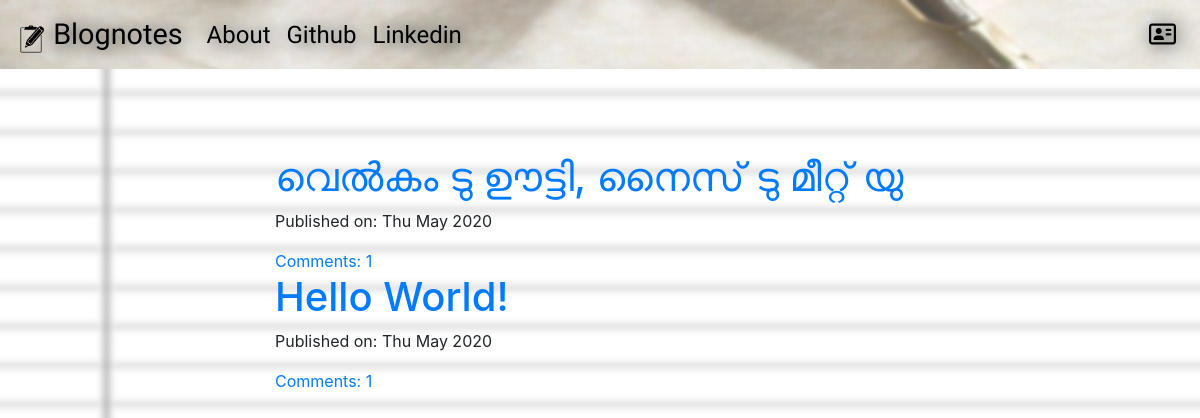
The app's page /, older data.
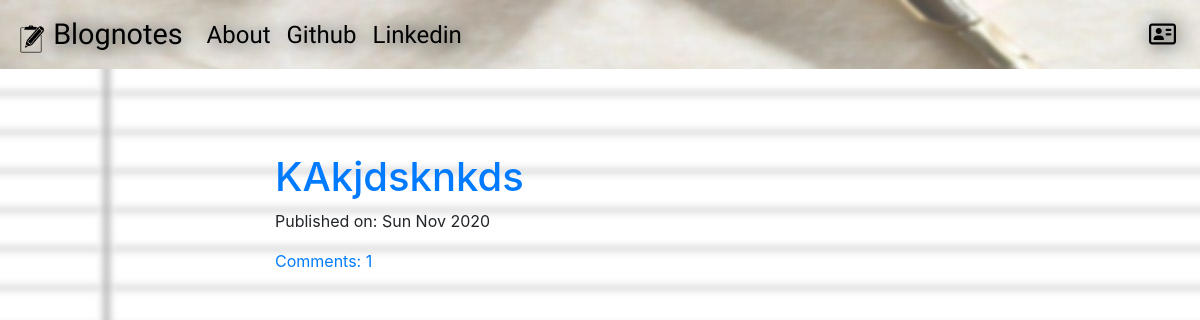
The same page, newer data.
### myblog/models.py (models this page shows, shortened)
class Post(models.Model):
    author = models.ForeignKey('auth.User', on_delete=models.CASCADE)
    title = models.CharField(max_length=256)
    text = models.TextField()
    create_date = models.DateTimeField(default=timezone.now)
    published_date = models.DateTimeField(null=True, blank=True)
    def approve_comments(self):
        return self.comments.filter(approved_comment=True)

### myblog/views.py (the view)
# urls.py: path('', views.PostListView.as_view(), name='post_list'),
class PostListView(ListView):
    model = Post
    def get_queryset(self):
        return Post.objects.filter(published_date__lte=timezone.now()
                                   ).order_by('-published_date')

### myblog/templates/myblog/post_list.html
{% extends "myblog/base.html" %}
{% block body_block %}
<div class="centerstage">
  {% for post in post_list %}
    <div class="post">
      <h1><a href="{% url 'myblog:post_detail' pk=post.pk %}">{{post.title}}</a></h1>
      <div class="date">
      {% if post.published_date %}
        <p>Published on: {{ post.published_date|date:"D M Y" }}</p>
      {% else %}
        <p>Created on: {{ post.create_date|date:"D M Y" }}</p>
      {% endif %}
      </div>
      <a href="{% url 'myblog:post_detail' pk=post.pk %}">Comments: {{post.approve_comments.count}}</a>
    </div>
  {% endfor %}
</div>
{% endblock %}

Row changes from the older to the newer data that the page shows:
removed Post: title "വെൽകം ടു ഊട്ടി, നൈസ് ടു മീറ്റ് യു", published_date "Thu May 2020", approve_comments.count "1"
removed Post: title "Hello World!", published_date "Thu May 2020", approve_comments.count "1"
added Post: title "KAkjdsknkds", published_date "Sun Nov 2020", approve_comments.count "1"
